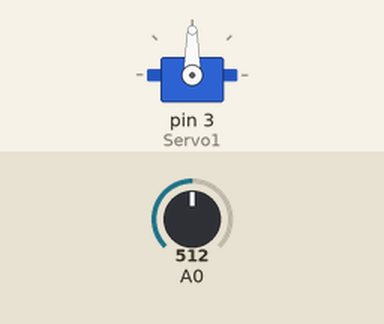
Recording of a sketch running on a simulated Arduino Uno, built with avr-gcc and run on an emulated ATmega328P. Shown: servo. The test bench sets the inputs (shaded band); at power-on: A0 = 512. What the sketch prints to the serial monitor is not drawn.

Above: at 1.2 s.
1.3 s: A0 set to 716
At 2.2 s:
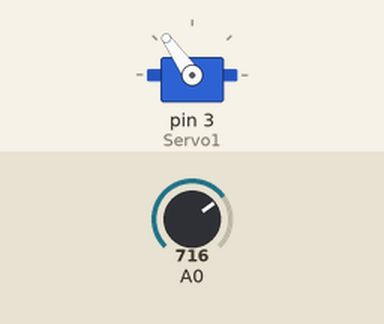
2.8 s: A0 set to 900
At 3.5 s:
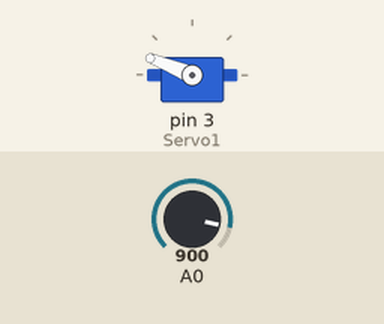
4.3 s: A0 set to 1023
At 5.5 s:
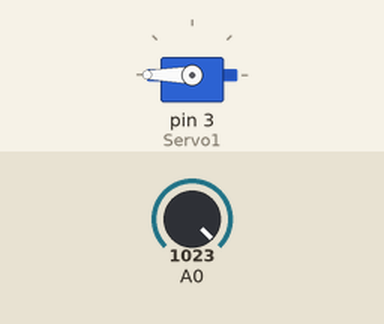
5.8 s: A0 set to 306
At 6.9 s:
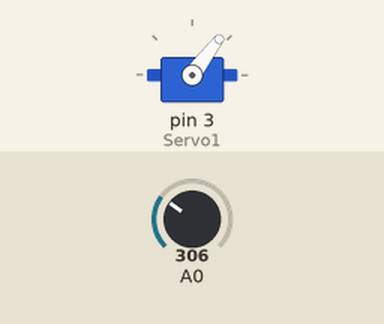
7.3 s: A0 set to 122
At 8.0 s:
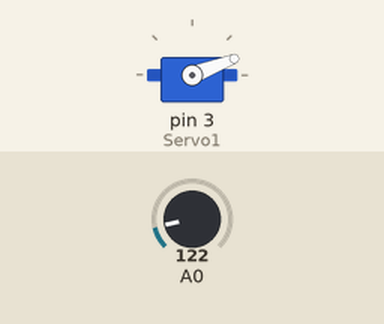
8.8 s: A0 set to 0
At 10.2 s:
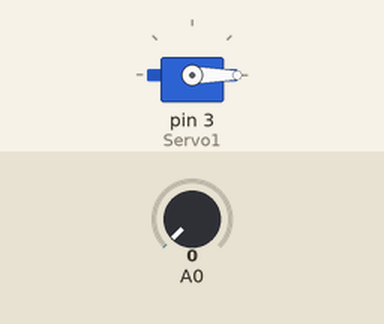
Timing chart, 0 to 11.3 s (numbered marks = the images above; inputs shaded):
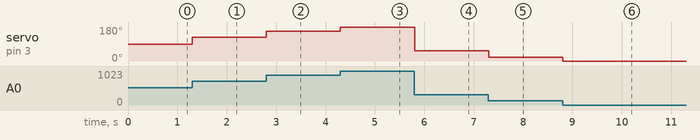

The sketch:

1_project_pot_servo_knob_for_uno.ino
```cpp
#include <Servo.h>

int potValue;
Servo Servo1;
int angle;

void setup()
{
  pinMode(A0, INPUT);
  Serial.begin(9600);
  Servo1.attach(3);
}

void loop()
{
  potValue = analogRead(A0);      // 0 → 1023

  angle = map(potValue, 0, 1023, 0, 180);

  Servo1.write(angle);

  Serial.println(angle);
}
```

Measured:
- after the input at 1.3 s, servo on pin 3 (Servo1): 90° → 125° at once
- after the input at 2.8 s, servo on pin 3 (Servo1): 125° → 158° at once
- after the input at 4.3 s, servo on pin 3 (Servo1): 158° → 180° at once
- after the input at 5.8 s, servo on pin 3 (Servo1): 180° → 53° at once
- after the input at 7.3 s, servo on pin 3 (Servo1): 53° → 21° at once
- after the input at 8.8 s, servo on pin 3 (Servo1): 21° → 0° at once
